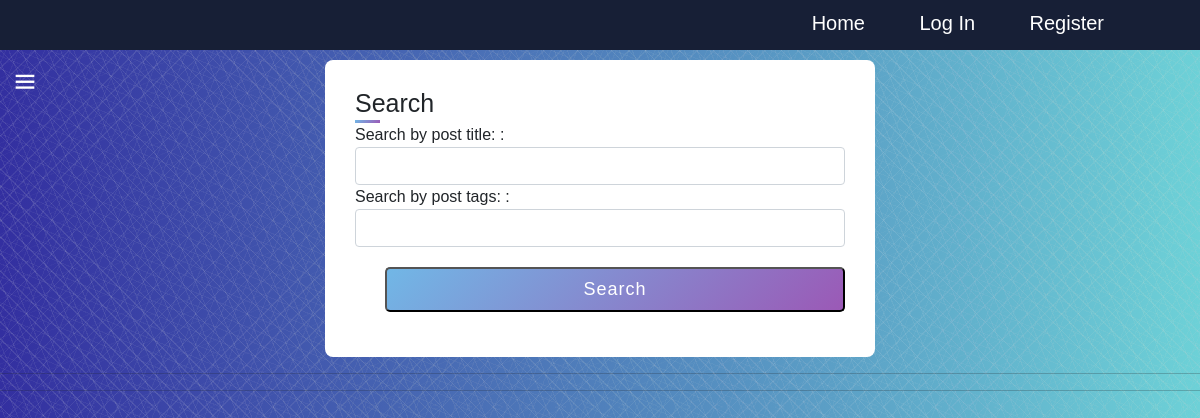
The app's page /post/tag/Putin, older data.
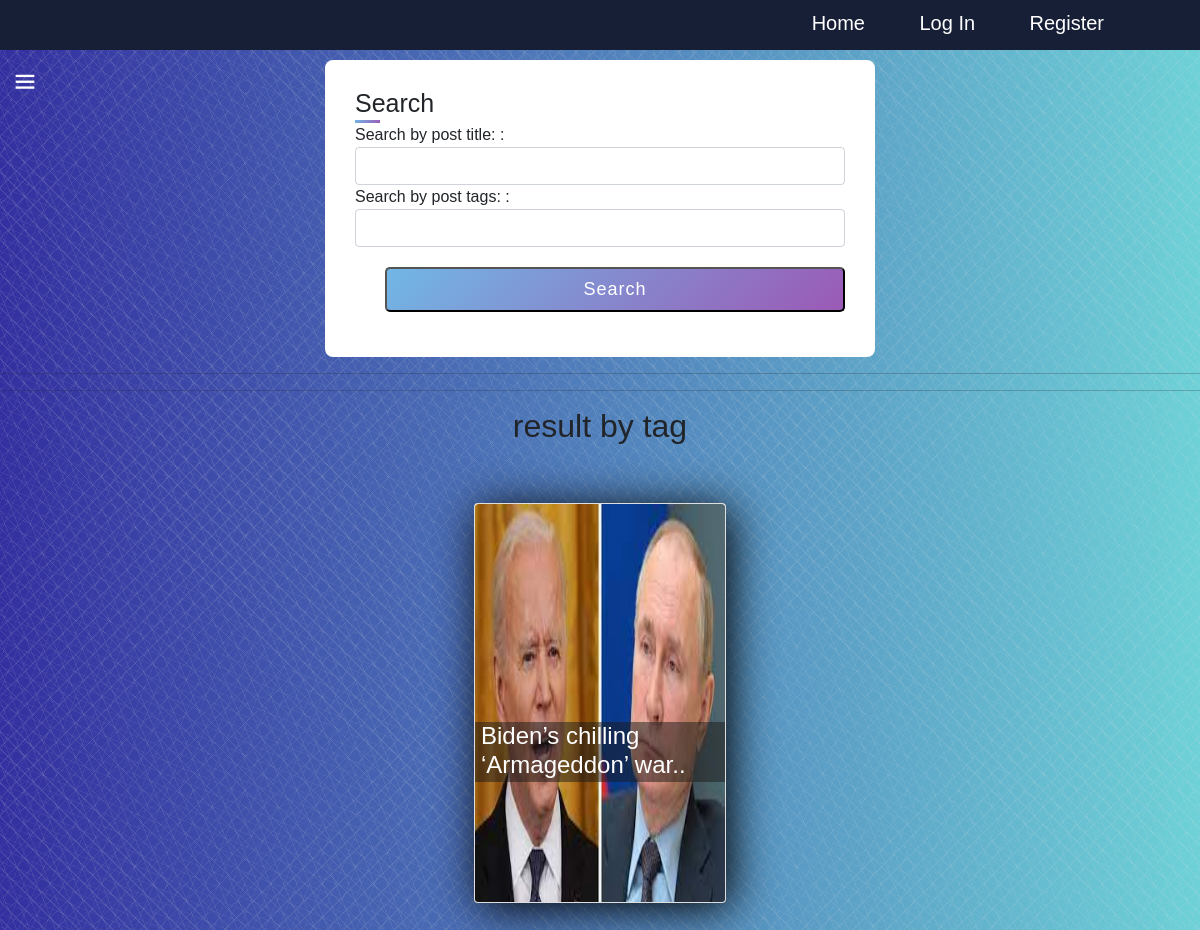
The same page, newer data.
### post/models.py (models this page shows, shortened)
class Post(models.Model):
    title = models.CharField(max_length=100)
    details = models.TextField()
    picture = models.ImageField(upload_to='images/')
    created_time = models.DateTimeField(auto_now_add=True)
    category=models.ForeignKey(Category , null = True , blank=True , on_delete=models.CASCADE , related_name='post_category')
    num_of_likes=models.IntegerField(default=0)
    def get_post_url(self):
        return reverse('post.show', args=[self.id])
    def __str__(self) -> str:
        return self.title

### post/views.py (the view)
# urls.py: path('tag/<str:tag>', view_tag, name='view_tag')
def view_tag(request, tag):
    new_request = HttpRequest()
    new_request.GET['post_tag'] = tag
    new_request.GET['post_title'] = None
    return search(new_request)

### categories/context_processors.py (called while the page is built)
def categories_processor(request):
    categories = Category.objects.all()
    print('hi')
    print(categories)
    return {'categories': categories}

### categories/models.py (called while the page is built)
    def get_category_url(self):
        return reverse('category.show', args=[self.id])

    def get_subscribe_url(self):
        return reverse('category.subscribe', args=[self.id])

    def get_subscribers(self):
        return set([sub.user for sub in Subscribe.objects.filter(category=self)])

    def __str__(self) -> str:
        return self.title

### post/models.py (called while the page is built)
    def __str__(self) -> str:
        return self.name

    @classmethod
    def get_posts(cls , tag_name ):
        try:
            tag=Tag.objects.filter(name=tag_name)[0]
        except:
            return None
        print(tag)
        try:
            print(cls.objects.filter(tag=tag))
            return [tag.post for tag in cls.objects.filter(tag=tag)]
        except:
            return None

### post/templates/post/search.html (shortened to what this page needs)
{% extends 'base/base.html' %}
{% load static %}
{% block content %}
<div class="container" style="margin: 10px auto;">
    <div class="title">Search</div>
    <form  method="get"  enctype="multipart/form-data" class="curd">
        <label for="lname">Search by post title: :</label>
        <input type="text" name="post_title" maxlength="100" class="textinput textInput form-control"  id="post_title">
        <label for="lname">Search by post tags: :</label>
        <input type="text" name="post_tag" maxlength="100" class="textinput textInput form-control" id="post_tag">
        <div class="button">
            <input type="submit" value="Search">
        </div>
    </form>
</div>
<hr>
<hr>
{% if tagged_posts %}
<h2 class="title" style="text-align:center">result by tag </h2>
<div class="cacontainer" style="height: auto; width: auto;">
    {% for post in tagged_posts %}
      <div class="card">
        <a href="{{post.get_post_url}}">
          <img src="{{ post.picture.url }}" alt="" >
          <div class="intro">
              <h4>{{ post.title|slice:":33" }}..</h4>
          </div>
        </a>
    </div>
    {% endfor %}
</div>
{% endif %}
{% endblock %}

Row changes from the older to the newer data that the page shows:
added Post: picture (picture), title "Biden’s chilling ‘Armageddon’ war"
Text that changed along with them:
text now shown: "result by tag"
